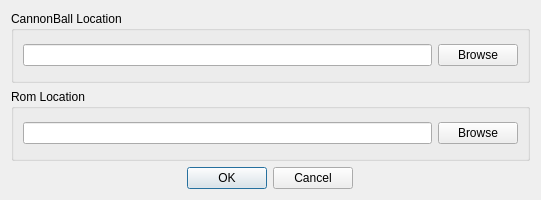
<?xml version="1.0" encoding="UTF-8"?>
<ui version="4.0">
 <class>SettingsDialog</class>
 <widget class="QDialog" name="SettingsDialog">
  <property name="geometry">
   <rect>
    <x>0</x>
    <y>0</y>
    <width>541</width>
    <height>200</height>
   </rect>
  </property>
  <property name="minimumSize">
   <size>
    <width>400</width>
    <height>200</height>
   </size>
  </property>
  <property name="maximumSize">
   <size>
    <width>16777215</width>
    <height>200</height>
   </size>
  </property>
  <property name="windowTitle">
   <string>LayOut Settings</string>
  </property>
  <property name="sizeGripEnabled">
   <bool>false</bool>
  </property>
  <layout class="QVBoxLayout" name="verticalLayout_2">
   <item>
    <widget class="QGroupBox" name="groupBox_2">
     <property name="title">
      <string>CannonBall Location</string>
     </property>
     <layout class="QHBoxLayout" name="horizontalLayout">
      <item>
       <widget class="QLineEdit" name="linePath">
        <property name="readOnly">
         <bool>true</bool>
        </property>
       </widget>
      </item>
      <item>
       <widget class="QPushButton" name="browseCannonBall">
        <property name="text">
         <string>Browse</string>
        </property>
       </widget>
      </item>
     </layout>
    </widget>
   </item>
   <item>
    <widget class="QGroupBox" name="groupBox">
     <property name="title">
      <string>Rom Location</string>
     </property>
     <layout class="QHBoxLayout" name="horizontalLayout_3">
      <item>
       <widget class="QLineEdit" name="lineRomPath">
        <property name="readOnly">
         <bool>true</bool>
        </property>
       </widget>
      </item>
      <item>
       <widget class="QPushButton" name="browseRoms">
        <property name="text">
         <string>Browse</string>
        </property>
       </widget>
      </item>
     </layout>
    </widget>
   </item>
   <item alignment="Qt::AlignHCenter">
    <widget class="QDialogButtonBox" name="buttonBox">
     <property name="standardButtons">
      <set>QDialogButtonBox::Cancel|QDialogButtonBox::Ok</set>
     </property>
    </widget>
   </item>
  </layout>
 </widget>
 <resources/>
 <connections/>
</ui>
